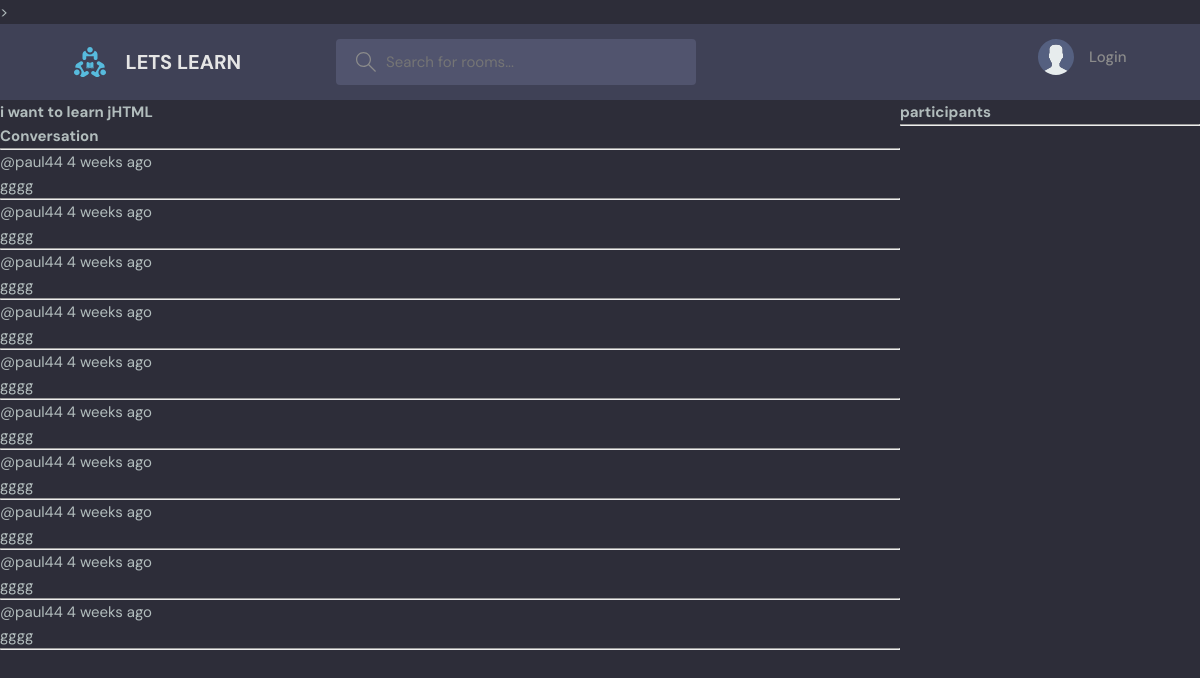
Screenshot of /room/7/ with the database file from the repository.
### base/models.py (models this page shows, shortened)
class Room(models.Model):
    host = topic =models.ForeignKey(User, on_delete=models.SET_NULL, null = True)
    topic = models.ForeignKey(Topic, on_delete=models.SET_NULL, null = True)
    name = models.CharField(max_length=200)
    description = models.TextField(null=True, blank=True)
    participants =models.ManyToManyField(User, related_name='participants', blank= True)
    updated = models.DateTimeField(auto_now=True)
    created = models.DateTimeField(auto_now_add=True)
    class Meta:
         ordering = ['-updated', '-created']

class Message(models.Model):
        user =models.ForeignKey(User, on_delete= models.CASCADE)
        room = models.ForeignKey('Room', on_delete= models.CASCADE)
        body = models.TextField()
        updated = models.DateTimeField(auto_now=True)
        created = models.DateTimeField(auto_now_add=True)
        class Meta:
         ordering = ['-updated', '-created']

### base/views.py (the view, shortened to what this page needs)
# urls.py: path('room/<str:pk>/', views.room, name= 'room'),
def room(request, pk):
    room = Room.objects.get(id=pk)
    room_messages = room.message_set.all().order_by('-created')
    participants = room.participants.all()
    context = {'room' : room, 'room_messages': room_messages,
               'participants': participants}
    return render(request, 'base/room.html', context)

### base/templates/base/room.html (shortened to what this page needs)
{% extends 'main.html' %}
{%block content %}
<div class="room-container">
    <div>
        <h1>{{room.name}}</h1>
        <div class="comment_wrapper">
            <h3>Conversation</h3>
            <hr>
            {% for message in room_messages %}
                <div>
                    <small>
                        @{{message.user}} {{message.created|timesince}} ago</small>
                        <p>{{message.body}}</p>
                        <hr>
                </div>
            {%endfor%}
        </div>
    </div>
    <div>
        <h3>participants</h3>
        <hr>
    </div>
</div>
{% endblock %}

### static/styles/style.css (style rules this page uses)
:root { --color-main: #71c6dd; --color-main-light: #e1f6fb; --color-dark: #3f4156; --color-dark-medium: #51546e; --color-dark-light: #696d97; --color-light: #e5e5e5; --color-gray: #8b8b8b; --color-light-gray: #b2bdbd; --color-bg: #2d2d39; --color-success: #5dd693; --color-error: #fc4b0b; }
* { font-family: "DM Sans", -apple-system, BlinkMacSystemFont, "Segoe UI", Roboto, Oxygen, Ubuntu, Cantarell, "Open Sans", "Helvetica Neue", sans-serif; margin: 0; padding: 0; box-sizing: border-box; text-rendering: optimizeLegibility; font-size: inherit; }
html { font-size: 56.25%; }
@media only screen and (min-width: 1200px) { html { font-size: 62.5%; } }
body { line-height: 1.6; font-weight: 400; font-size: 1.5rem; color: var(--color-light-gray); background-color: var(--color-bg); min-height: 100vh; }

### base/templates/base/room.html (style rules this page uses)
.room-container { display:grid; grid-template-columns: 3fr 1fr; }

### rows the page displays
Room: name "i want to learn jHTML"
Message: user "paul44", created "4 weeks", body "gggg"
Message: user "paul44", created "4 weeks", body "gggg"
Message: user "paul44", created "4 weeks", body "gggg"
Message: user "paul44", created "4 weeks", body "gggg"
Message: user "paul44", created "4 weeks", body "gggg"
Message: user "paul44", created "4 weeks", body "gggg"
Message: user "paul44", created "4 weeks", body "gggg"
Message: user "paul44", created "4 weeks", body "gggg"
Message: user "paul44", created "4 weeks", body "gggg"
Message: user "paul44", created "4 weeks", body "gggg"
